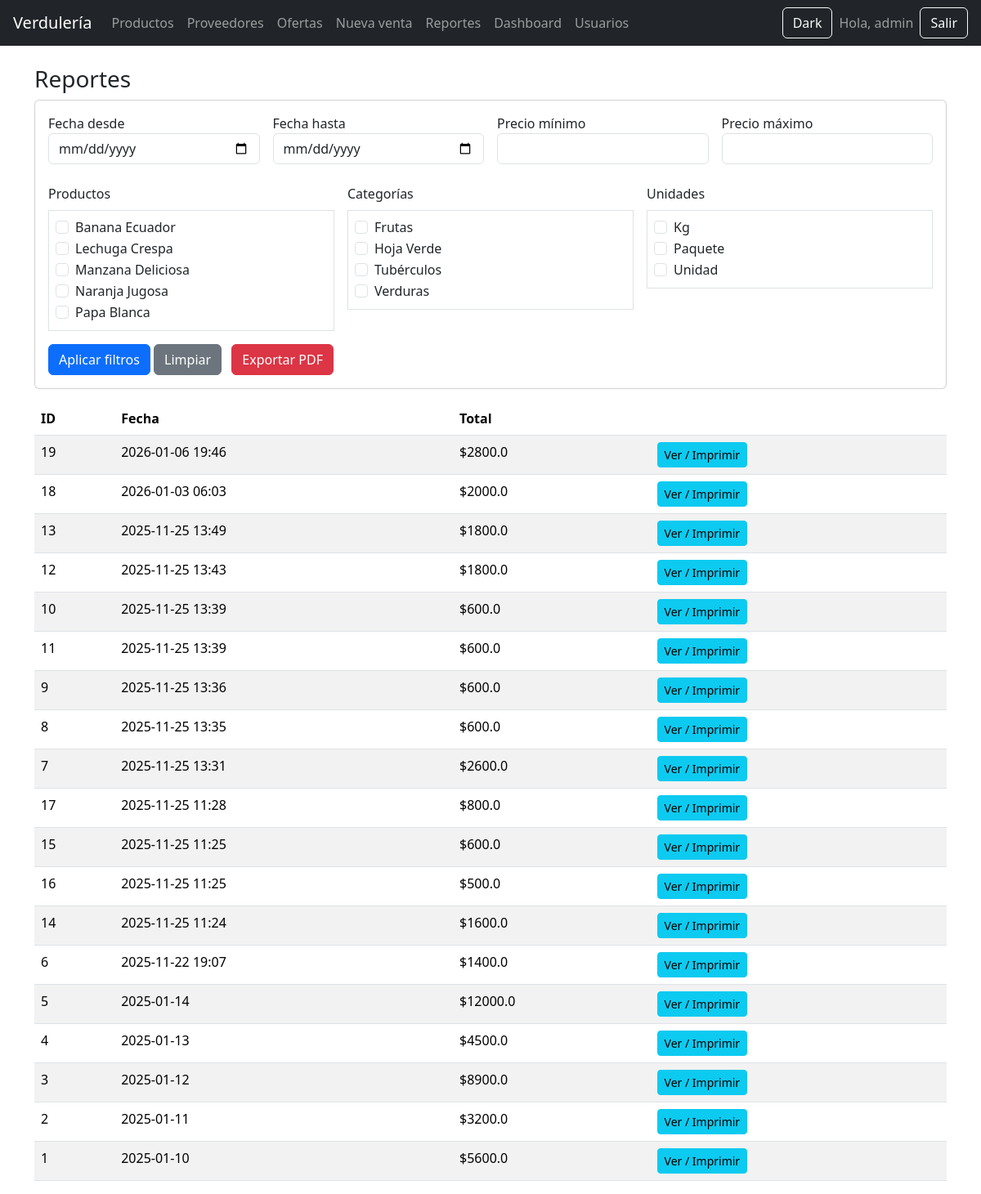
Screenshot of /reportes/ (signed in) with the database file from the repository.
### tables this page shows
CREATE TABLE productos (
        id INTEGER PRIMARY KEY AUTOINCREMENT,
        nombre TEXT NOT NULL,
        precio REAL NOT NULL,
        stock INTEGER NOT NULL DEFAULT 0,
        categoria_id INTEGER,
        unidad_id INTEGER, stock_defectuoso INTEGER NOT NULL DEFAULT 0,
        FOREIGN KEY (categoria_id) REFERENCES categorias(id),
        FOREIGN KEY (unidad_id) REFERENCES unidades(id)
    );

CREATE TABLE categorias (
        id INTEGER PRIMARY KEY AUTOINCREMENT,
        nombre TEXT NOT NULL UNIQUE
    );

CREATE TABLE unidades (
        id INTEGER PRIMARY KEY AUTOINCREMENT,
        nombre TEXT NOT NULL UNIQUE
    );

CREATE TABLE ventas (
        id INTEGER PRIMARY KEY AUTOINCREMENT,
        fecha TEXT NOT NULL,
        total REAL NOT NULL
    );

### app/routes/reportes.py (the view)
@reportes_bp.route("/")
@login_required
def index():
    db = get_db()
    productos = db.execute("SELECT id, nombre FROM productos ORDER BY nombre").fetchall()
    categorias = db.execute("SELECT id, nombre FROM categorias ORDER BY nombre").fetchall()
    unidades = db.execute("SELECT id, nombre FROM unidades ORDER BY nombre").fetchall()
    sql, params, filtros = _build_ventas_query(request.args, limit=200)
    ventas = db.execute(sql, params).fetchall()
    return render_template("reportes/reportes.html", ventas=ventas,
                           productos=productos, categorias=categorias, unidades=unidades,
                           filtros=filtros)

### app/__init__.py (called while the page is built)
def create_app():
    app = Flask(__name__)
    app.secret_key = "clave-super-secreta"
    app.register_blueprint(auth_bp)
    app.register_blueprint(productos_bp)
    app.register_blueprint(ventas_bp)
    app.register_blueprint(reportes_bp)
    app.register_blueprint(admin_bp)
    app.register_blueprint(usuarios_bp)
    app.register_blueprint(proveedores_bp)
    app.register_blueprint(ofertas_bp)
    @app.route("/")
    def index():
        return render_template("index.html")
    @app.teardown_appcontext
    def teardown_db(exception):
        close_db()
    return app

### db.py (called while the page is built)
def get_db():
    if "db" not in g:
        g.db = sqlite3.connect(DB_NAME)
        g.db.row_factory = sqlite3.Row
    return g.db

### app/templates/reportes/reportes.html
{% extends "base.html" %}
{% block contenido %}
<h3>Reportes</h3>
<form method="GET" class="card p-3 mb-3">
    <div class="row g-3">
        <div class="col-md-3">
            <label>Fecha desde</label>
            <input type="date" name="fecha_desde" value="{{ filtros.fecha_desde or '' }}" class="form-control">
        </div>
        <div class="col-md-3">
            <label>Fecha hasta</label>
            <input type="date" name="fecha_hasta" value="{{ filtros.fecha_hasta or '' }}" class="form-control">
        </div>
        <div class="col-md-3">
            <label>Precio mínimo</label>
            <input type="number" step="0.01" name="precio_min" value="{{ filtros.precio_min or '' }}" class="form-control">
        </div>
        <div class="col-md-3">
            <label>Precio máximo</label>
            <input type="number" step="0.01" name="precio_max" value="{{ filtros.precio_max or '' }}" class="form-control">
        </div>
    </div>
    <div class="row g-3 mt-2">
        <div class="col-md-4">
            <label class="form-label">Productos</label>
            <div class="border p-2" style="max-height: 200px; overflow-y: auto;">
                {% for p in productos %}
                <div class="form-check">
                    <input class="form-check-input" type="checkbox" name="producto" value="{{ p.id }}" id="prod_{{ p.id }}" {% if p.id|string in filtros.prod_ids %}checked{% endif %}>
                    <label class="form-check-label" for="prod_{{ p.id }}">
                        {{ p.nombre }}
                    </label>
                </div>
                {% endfor %}
            </div>
        </div>
        <div class="col-md-4">
            <label class="form-label">Categorías</label>
            <div class="border p-2" style="max-height: 200px; overflow-y: auto;">
                {% for c in categorias %}
                <div class="form-check">
                    <input class="form-check-input" type="checkbox" name="categoria" value="{{ c.id }}" id="cat_{{ c.id }}" {% if c.id|string in filtros.cat_ids %}checked{% endif %}>
                    <label class="form-check-label" for="cat_{{ c.id }}">
                        {{ c.nombre }}
                    </label>
                </div>
                {% endfor %}
            </div>
        </div>
        <div class="col-md-4">
            <label class="form-label">Unidades</label>
            <div class="border p-2" style="max-height: 200px; overflow-y: auto;">
                {% for u in unidades %}
                <div class="form-check">
                    <input class="form-check-input" type="checkbox" name="unidad" value="{{ u.id }}" id="uni_{{ u.id }}" {% if u.id|string in filtros.uni_ids %}checked{% endif %}>
                    <label class="form-check-label" for="uni_{{ u.id }}">
                        {{ u.nombre }}
                    </label>
                </div>
                {% endfor %}
            </div>
        </div>
    </div>
    <div class="mt-3">
        <button class="btn btn-primary">Aplicar filtros</button>
        <a href="/reportes/" class="btn btn-secondary">Limpiar</a>
        <a href="/reportes/export/pdf" class="btn btn-danger ms-2">Exportar PDF</a>
    </div>
</form>
<table class="table table-striped">
<thead>
<tr>
    <th>ID</th>
    <th>Fecha</th>
    <th>Total</th>
    <th></th>
</tr>
</thead>
<tbody>
{% for v in ventas %}
<tr>
    <td>{{v.id}}</td>
    <td>{{v.fecha}}</td>
    <td>${{v.total}}</td>
    <td>
        <a class="btn btn-sm btn-info" href="{{ url_for('reportes.ver_venta', id=v.id) }}">Ver / Imprimir</a>
    </td>
</tr>
{% endfor %}
</tbody>
</table>
{% endblock %}

### rows the page displays
productos: nombre "Banana Ecuador"
productos: nombre "Lechuga Crespa"
productos: nombre "Manzana Deliciosa"
productos: nombre "Naranja Jugosa"
productos: nombre "Papa Blanca"
categorias: nombre "Frutas"
categorias: nombre "Hoja Verde"
categorias: nombre "Tubérculos"
categorias: nombre "Verduras"
unidades: nombre "Kg"
unidades: nombre "Paquete"
unidades: nombre "Unidad"
ventas: id "19", fecha "2026-01-06 19:46", total "2800.0"
ventas: id "18", fecha "2026-01-03 06:03", total "2000.0"
ventas: id "13", fecha "2025-11-25 13:49", total "1800.0"
ventas: id "12", fecha "2025-11-25 13:43", total "1800.0"
ventas: id "10", fecha "2025-11-25 13:39", total "600.0"
ventas: id "11", fecha "2025-11-25 13:39", total "600.0"
ventas: id "9", fecha "2025-11-25 13:36", total "600.0"
ventas: id "8", fecha "2025-11-25 13:35", total "600.0"
ventas: id "7", fecha "2025-11-25 13:31", total "2600.0"
ventas: id "17", fecha "2025-11-25 11:28", total "800.0"
ventas: id "15", fecha "2025-11-25 11:25", total "600.0"
ventas: id "16", fecha "2025-11-25 11:25", total "500.0"
ventas: id "14", fecha "2025-11-25 11:24", total "1600.0"
ventas: id "6", fecha "2025-11-22 19:07", total "1400.0"
ventas: id "5", fecha "2025-01-14", total "12000.0"
ventas: id "4", fecha "2025-01-13", total "4500.0"
ventas: id "3", fecha "2025-01-12", total "8900.0"
ventas: id "2", fecha "2025-01-11", total "3200.0"
ventas: id "1", fecha "2025-01-10", total "5600.0"

### other values shown
{{ session.username }} "admin"
